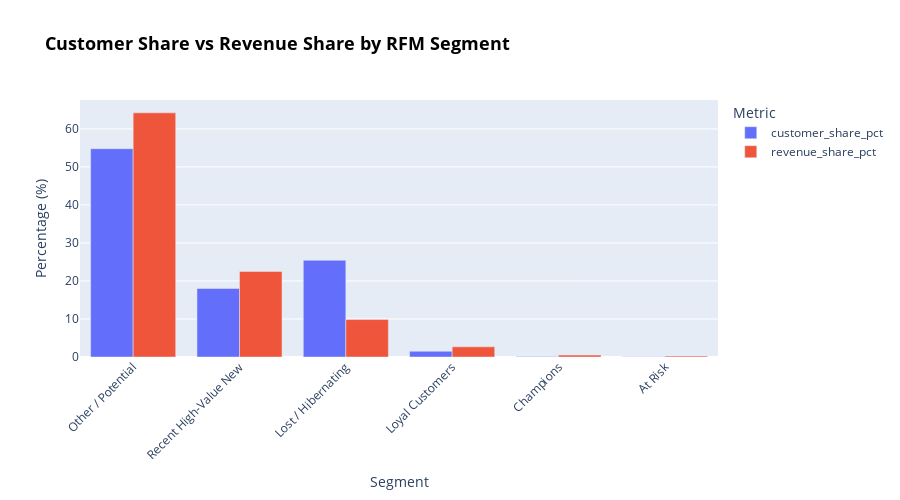

Source (notebook cell):
### Markdown cell above
### 6.3. RFM Segment Visualization & Actionable Recommendations <a id="63-rfm-segment-visualization-actionable-recommendations"></a>

Let's visualize the distribution of customers and revenue across segments, then derive concrete business strategies for each group (retention, re-engagement, upselling, pricing adjustments, etc.).

### Code cell
# 6.3 RFM Segment Visualization

# 1. Bar chart: Customer count & Revenue share by segment
fig_bar = px.bar(
    segment_summary,
    x='segment',
    y=['customer_share_pct', 'revenue_share_pct'],
    barmode='group',
    title='<b>Customer Share vs Revenue Share by RFM Segment</b>',
    labels={
        'value': 'Percentage (%)',
        'variable': 'Metric',
        'segment': 'Customer Segment'
    },
    color_discrete_sequence=['#636EFA', '#EF553B']  # blue for customers, red for revenue
)

fig_bar.update_layout(
    title={'font': {'size': 18, 'color': 'black'}},
    xaxis_title="Segment",
    yaxis_title="Percentage (%)",
    legend_title="Metric",
    xaxis_tickangle=-45,
    height=500
)

fig_bar.show()

### Figure 1 — Plotly figure (JSON) as saved in the notebook; plotly's stock layout.template omitted (floating-point values rounded to 4 significant figures)
{"data": [{"alignmentgroup": "True", "hovertemplate": "Metric=customer_share_pct<br>Customer Segment=%{x}<br>Percentage (%)=%{y}<extra></extra>", "legendgroup": "customer_share_pct", "marker": {"color": "#636EFA", "pattern": {"shape": ""}}, "name": "customer_share_pct", "offsetgroup": "customer_share_pct", "orientation": "v", "showlegend": true, "textposition": "auto", "type": "bar", "x": ["Other / Potential", "Recent High-Value New", "Lost / Hibernating", "Loyal Customers", "Champions", "At Risk"], "xaxis": "x", "y": [54.79, 18.02, 25.44, 1.51, 0.15, 0.09], "yaxis": "y"}, {"alignmentgroup": "True", "hovertemplate": "Metric=revenue_share_pct<br>Customer Segment=%{x}<br>Percentage (%)=%{y}<extra></extra>", "legendgroup": "revenue_share_pct", "marker": {"color": "#EF553B", "pattern": {"shape": ""}}, "name": "revenue_share_pct", "offsetgroup": "revenue_share_pct", "orientation": "v", "showlegend": true, "textposition": "auto", "type": "bar", "x": ["Other / Potential", "Recent High-Value New", "Lost / Hibernating", "Loyal Customers", "Champions", "At Risk"], "xaxis": "x", "y": [64.22, 22.51, 9.85, 2.67, 0.5, 0.25], "yaxis": "y"}], "layout": {"barmode": "group", "height": 500, "legend": {"title": {"text": "Metric"}, "tracegroupgap": 0}, "title": {"font": {"color": "black", "size": 18}, "text": "<b>Customer Share vs Revenue Share by RFM Segment</b>"}, "xaxis": {"anchor": "y", "domain": [0, 1], "tickangle": -45, "title": {"text": "Segment"}}, "yaxis": {"anchor": "x", "domain": [0, 1], "title": {"text": "Percentage (%)"}}}}
